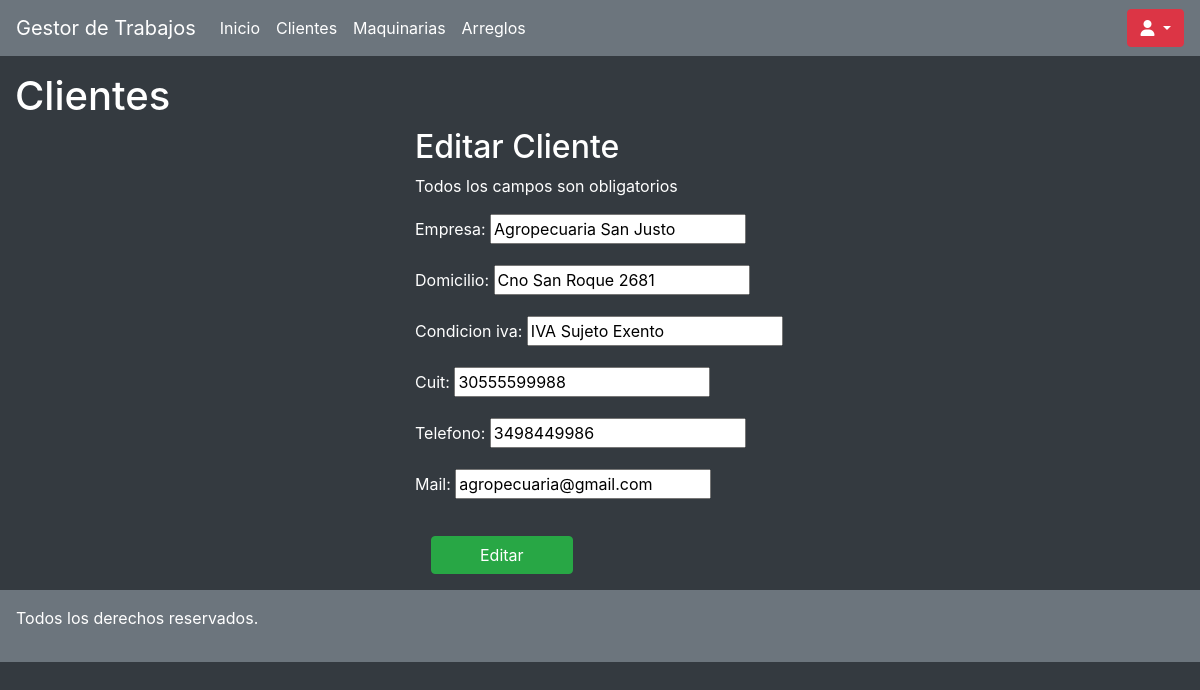
The page /clientes/client-edit/18/ (signed in) on the database as committed earlier.
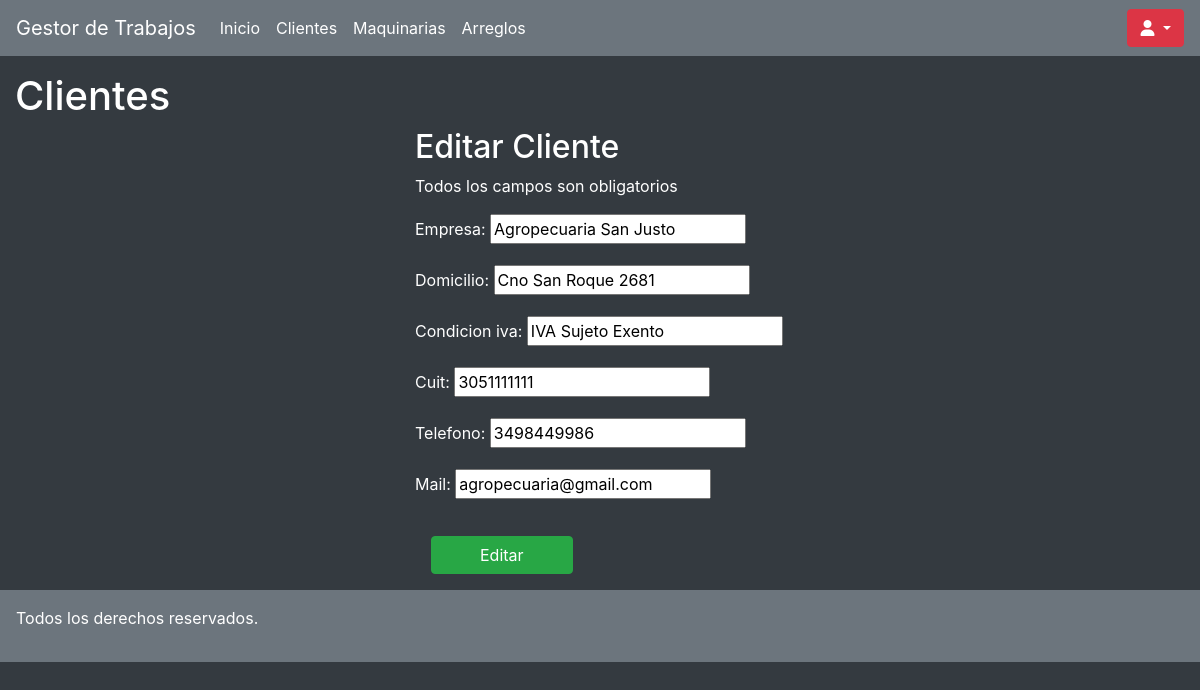
The same page on the database as committed later.
### clientes/models.py (models this page shows, shortened)
class Clientes(models.Model):
    empresa = models.CharField(max_length=50,null=True,blank=True)
    condicion_iva = models.CharField(max_length=30)
    telefono = models.IntegerField(null=True,blank=True)
    domicilio = models.CharField(max_length=100)
    mail = models.EmailField(null=True,blank=True)
    cuit = models.IntegerField()

### clientes/views.py (the view)
# urls.py: path('client-edit/<pk>/', Client_edit.as_view(), name="edit"),
class Client_edit(LoginRequiredMixin,UpdateView):
    model = Clientes
    success_url = "/clientes/listado/"
    fields = ['id','empresa','domicilio','condicion_iva','cuit','telefono','mail']
    template_name="clientes_form.html"

### clientes/templates/clientes_form.html (shortened to what this page needs)
{% extends "./base.html" %}
{% block body%}
        <div class="col-12">
            <h1 class="mt-3 text-white">Clientes</h1>
        </div>
        <div class="col-md-4 offset-md-4 text-white">
            <h2>Editar Cliente</h2>
            <p class="warning">Todos los campos son obligatorios</p>
            <form method="POST" >
                {{form.as_p}}
                <button type="submit" class="btn btn-success aling-center px-5 m-3">Editar</button>
            </form>
        </div>
{%endblock%}

Rows that differ between the two databases and show on the page:
changed Clientes "Agropecuaria San Justo": cuit "30555599988" → "3051111111"
